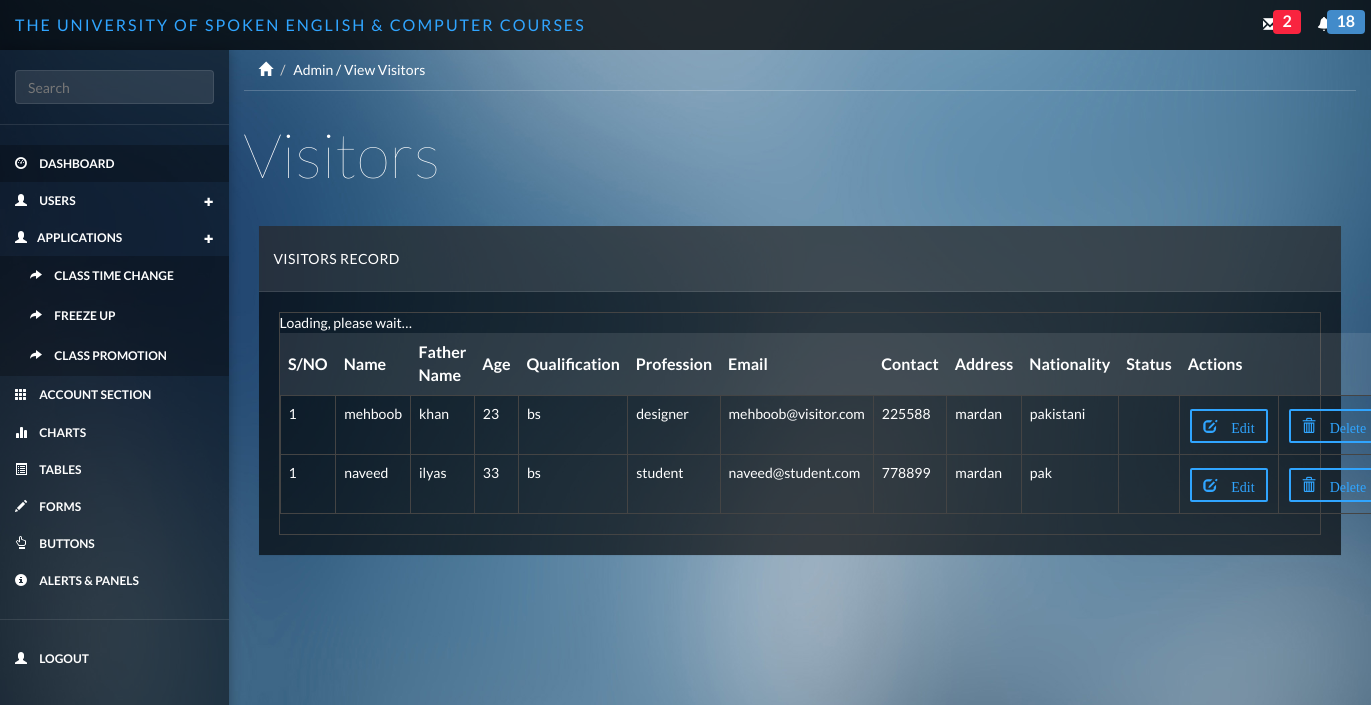
Page /index.php/admin/visitor_view on the earlier database version.
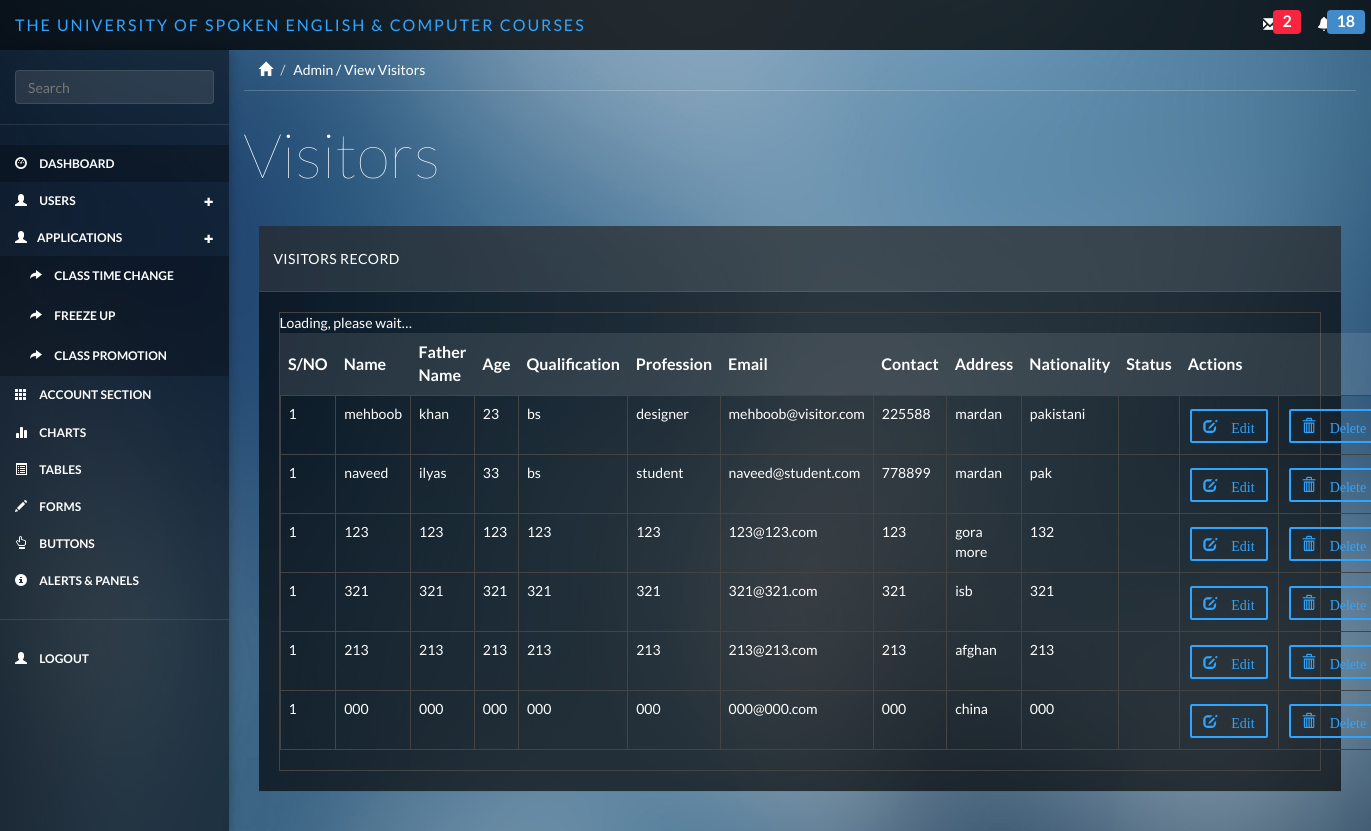
Same page on the later database version.
### tables this page shows
CREATE TABLE IF NOT EXISTS `visitor` (
  `v_id` int(11) NOT NULL AUTO_INCREMENT,
  `fkuser_id` int(11) NOT NULL,
  `profession` varchar(255) NOT NULL,
  `guardian_number` varchar(255) NOT NULL,
  `qualification` varchar(255) NOT NULL,
  `status` varchar(255) NOT NULL,
  `courses` varchar(255) NOT NULL,
  `description` varchar(255) NOT NULL,
  `created_at` varchar(255) NOT NULL,
  `updated_at` varchar(255) NOT NULL,
  `created_by` varchar(255) NOT NULL,
  PRIMARY KEY (`v_id`)
);

CREATE TABLE IF NOT EXISTS `users` (
  `u_id` int(11) NOT NULL AUTO_INCREMENT,
  `name` varchar(255) NOT NULL,
  `f_name` varchar(255) NOT NULL,
  `age` varchar(255) NOT NULL,
  `contact` varchar(255) NOT NULL,
  `country_id` varchar(255) NOT NULL,
  `province_id` varchar(255) NOT NULL,
  `city_id` varchar(255) NOT NULL,
  `address` varchar(255) NOT NULL,
  `nationality` varchar(255) NOT NULL,
  `email` varchar(255) NOT NULL,
  `role` varchar(255) NOT NULL,
  `fktestresult_id` int(11) NOT NULL,
  `description` varchar(255) NOT NULL,
  `created_at` varchar(255) NOT NULL,
  `updated_at` varchar(255) NOT NULL,
  `created_by` varchar(255) NOT NULL,
  PRIMARY KEY (`u_id`)
);

### application/controllers/Admin.php (called while the page is built, shortened)
<?php
class Admin extends CI_Controller {
    public function visitor_view()
    {
        $this->db->select('*');
        $this->db->from('visitor');
        $this->db->join('users','users.u_id = visitor.fkuser_id');
        $query = $this->db->get();
        $result['result'] = $query->result();
        $this->load->view('include/header');
        $this->load->view('include/sidebar');
        $this->load->view('admin/visitor_view',$result);
        $this->load->view('include/footer');
    }
}

### index.php (called while the page is built, shortened)
<?php
require_once BASEPATH.'core/CodeIgniter.php';

### application/views/admin/visitor_view.php (the view)
<div class="col-sm-9 col-sm-offset-3 col-lg-10 col-lg-offset-2 main">
    <div class="row">
        <ol class="breadcrumb">
            <li><a href="#"><span class="glyphicon glyphicon-home"></span></a></li>
            <li class="active">Admin / View Visitors</li>
        </ol>
    </div>
    <div class="row">
        <div class="col-lg-13">
            <h1 class="page-header">Visitors</h1>
        </div>
    </div>
      <div class="row">
        <div class="col-lg-12">
            <div class="panel panel-default">
                <div  class="panel-heading">Visitors Record
                </div>
                <div class="panel-body">
                    <table data-toggle="table" data-show-refresh="true" data-search="true" data-select-item-name="toolbar1" data-pagination="true" data-sort-name="name" data-sort-order="desc">
                        <thead>
                        <tr>
                            <th  data-sortable="true"><b>S/NO</b></th>
                            <th  data-sortable="true"><b>Name</b></th>
                            <th  data-sortable="true"><b>Father Name</b></th>
                            <th  data-sortable="true"><b>Age</b></th>
                            <th  data-sortable="true"><b>Qualification</b></th>
                            <th  data-sortable="true"><b>Profession</b></th>
                            <th  data-sortable="true"><b>Email</b></th>
                            <th  data-sortable="true"><b>Contact</b></th>
                            <th  data-sortable="true"><b>Address</b></th>
                            <th  data-sortable="true"><b>Nationality</b></th>
                            <th  data-sortable="true"><b>Status</b></th>
                            <th colspan="2"><b>Actions</b></th>
                        </tr>
                        </thead>
                        <tbody>
                        <?php foreach($result as $array){?>
                            <tr>
                                <td>1</td>
                                <td><?=$array->name?></td>
                                <td><?=$array->f_name?></td>
                                <td><?=$array->age?></td>
                                <td><?=$array->qualification?></td>
                                <td><?=$array->profession?></td>
                                <td><?=$array->email?></td>
                                <td><?=$array->contact?></td>
                                <td><?=$array->address?></td>
                                <td><?=$array->nationality?></td>
                                <td><?=$array->status?></td>
                                <td>
                                    <a href="<?= site_url()?>admin/visitor_edit/<?= $array->v_id ?>" type="button" class="btn btn-primary glyphicon glyphicon-edit btn-outline margin"> Edit</a>
                                </td>
                                <td>
                                    <a href="<?= site_url()?>admin/visitor_delete/<?= $array->v_id ?>/<?= $array->u_id ?>" type="button" class="btn btn-primary glyphicon glyphicon-trash btn-outline margin"> Delete</a>
                                </td>
                            </tr>
                        <?php } ?>
                        </tbody>
                    </table>
                </div>
            </div>
        </div>
    </div>
</div>

Differences in the rows shown:
added visitor: fkuser.name "123", fkuser.f_name "123", fkuser.age "123", qualification "123", profession "123", fkuser.email "123@123.com", fkuser.contact "123", fkuser.address "gora more", fkuser.nationality "132"
added visitor: fkuser.name "321", fkuser.f_name "321", fkuser.age "321", qualification "321", profession "321", fkuser.email "321@321.com", fkuser.contact "321", fkuser.address "isb", fkuser.nationality "321"
added visitor: fkuser.name "213", fkuser.f_name "213", fkuser.age "213", qualification "213", profession "213", fkuser.email "213@213.com", fkuser.contact "213", fkuser.address "afghan", fkuser.nationality "213"
added visitor: fkuser.name "000", fkuser.f_name "000", fkuser.age "000", qualification "000", profession "000", fkuser.email "000@000.com", fkuser.contact "000", fkuser.address "china", fkuser.nationality "000"
